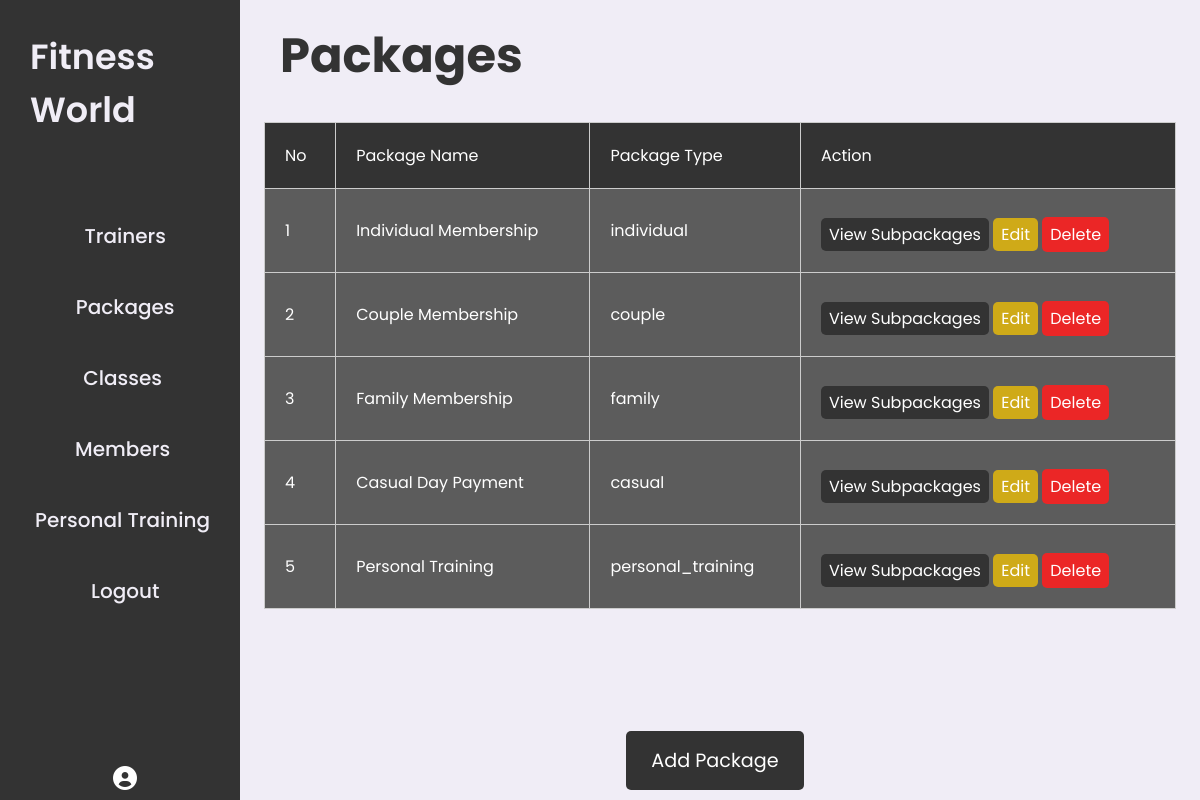
Screenshot of /admin/viewPackages.php with the database file from the repository.
### tables this page shows
CREATE TABLE `packages` (
  `packageID` int(11) NOT NULL,
  `packageName` varchar(100) NOT NULL,
  `packageType` enum('individual','family','casual','couple','personal_training') NOT NULL
);

### admin/viewPackages.php (the view, shortened to what this page needs)
<?php
include('../connection.php');
$query = "SELECT * FROM packages";
$result = mysqli_query($con, $query);
$packages = mysqli_fetch_all($result, MYSQLI_ASSOC);
?>
<!DOCTYPE html>
<html lang="en">
<head>
    <link rel="stylesheet" href="../assets/css/styleadmin.css">
    <link rel="stylesheet" href="https://cdnjs.cloudflare.com/ajax/libs/font-awesome/6.0.0-beta3/css/all.min.css">
</head>
<body>
    <div class="admin-container">
        <?php include("sidemenu.php"); ?>
        <div class="content">
            <div class="content-header">
                <h1>Packages</h1>
            </div>
            <div class="content-section">
                <table class="event-table">
                    <thead>
                        <tr>
                            <th>No</th>
                            <th>Package Name</th>
                            <th>Package Type</th>
                            <th>Action</th>
                        </tr>
                    </thead>
                    <tbody>
                        <?php
                        if ($packages) {
                            $count = 1;
                            foreach ($packages as $package) {
                                echo "<tr>
                                        <td>{$count}</td>
                                        <td>{$package['packageName']}</td>
                                        <td>{$package['packageType']}</td>
                                        <td>
                                        <a href='viewSubpackages.php?packageID={$package['packageID']}' class='view-button'>View Subpackages</a>
                                            <a href='newPackage.php?packageID={$package['packageID']}' class='edit-button'>Edit</a>
                                            <form method='post' action='' style='display:inline-block;'>
                                                <input type='hidden' name='packageID' value='{$package['packageID']}'>
                                                <button type='submit' name='delete' class='delete-button'>Delete</button>
                                            </form>
                                        </td>
                                    </tr>";
                                $count++;
                            }
                        } else {
                            echo "<tr><td colspan='4'>No data available</td></tr>";
                        }
                        ?>
                    </tbody>
                </table>
            </div>
            <div class="bottom-box">
                <a href="newPackage.php"><button class="button-main">Add Package</button></a>
            </div>
        </div>
    </div>
</body>
</html>

### assets/css/styleadmin.css (style rules this page uses)
* { margin: 0; padding: 0; box-sizing: border-box; list-style: none; font-family: "Poppins", sans-serif; font-weight: 400; font-style: normal; text-decoration: none; font-size: 16px; }
:root { --lightpurple: #4d4d4d; --darkblue: #333; --silver: #f0edf6; --hover: rgb(43, 43, 43); --white: #ADBBDA; --middle:#5c5c5c; --main-color: #009ef9; }
body { width: 100%; height: 100vh; display: flex; }
.admin-container { display: flex; width: 100%; height: 100vh; }
.content { background-color: var(--silver); flex: 1; overflow-y: auto; }
.content-header { background-color: var(--ash); padding: 20px 40px; }
.content-header h1 { font-size: 3rem; font-weight: bold; color: var(--darkblue); }
.content-section { margin-top: 10px; max-height: 500px; overflow: scroll; }
.edit-button { font-size: 16px; background-color: #cfaa18; color: white; border: none; border-radius: 5px; padding: 5px 8px; cursor: pointer; }
.view-button { font-size: 16px; background-color: #333; color: white; border: none; border-radius: 5px; padding: 5px 8px; cursor: pointer; }
.delete-button { font-size: 16px; background-color: red; color: white; border: none; border-radius: 5px; padding: 3px 8px; cursor: pointer; }
.event-table { width: 100%; border-collapse: collapse; }
.event-table thead { padding: 20px; }
.event-table, .event-table th, .event-table td { border: 1px solid var(--primary-color); }
.event-table th { border: 1px solid #ccc; padding: 20px; background-color: var(--darkblue); color: white; text-align: left; font-size: 16px; }
.event-table td { border: 1px solid #ccc; color: white; padding: 20px; background-color: var(--middle); font-size: 16px; text-align: left; }
.event-table { width: 95%; }
.event-table th, .event-table td { border: 1px solid #ccc; font-size: 16px; text-align: left; }
.content-section { display: flex; justify-content: center; }
.delete-button { margin-top: 8px; background-color: #eb2626; color: white; border: none; padding: 5px 8px; cursor: pointer; text-align: center; }
.bottom-box { position: absolute; width: 80%; bottom: 0%; display: flex; justify-content: center; align-items: center; gap: 2rem; height: 80px; }
.button-main { background-color: var(--darkblue); color: white; padding: 15px 25px; cursor: pointer; border: none; outline: none; border-radius: 5px; font-size: 1.2rem; transition: background-color 0.3s ease; margin-right: 10px; }
a { color: white; }

### rows the page displays
packages: packageName "Individual Membership", packageType "individual"
packages: packageName "Couple Membership", packageType "couple"
packages: packageName "Family Membership", packageType "family"
packages: packageName "Casual Day Payment", packageType "casual"
packages: packageName "Personal Training", packageType "personal_training"
